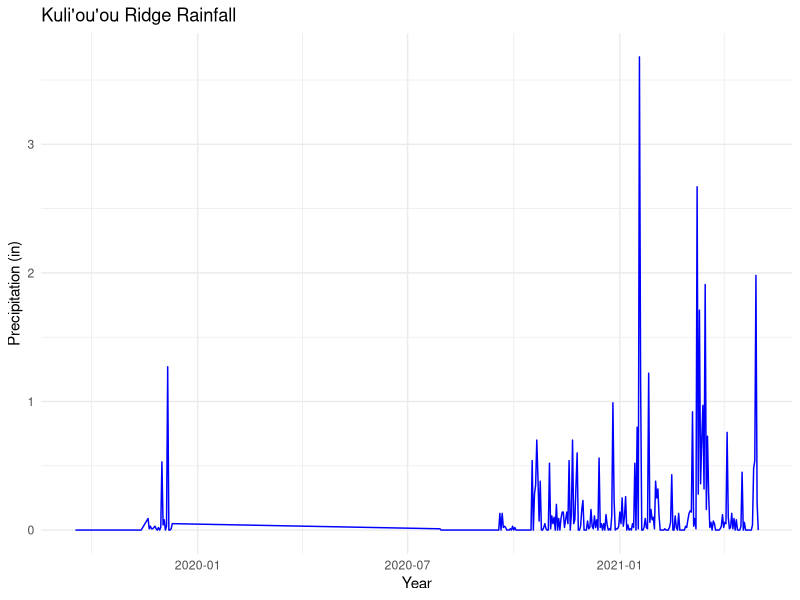
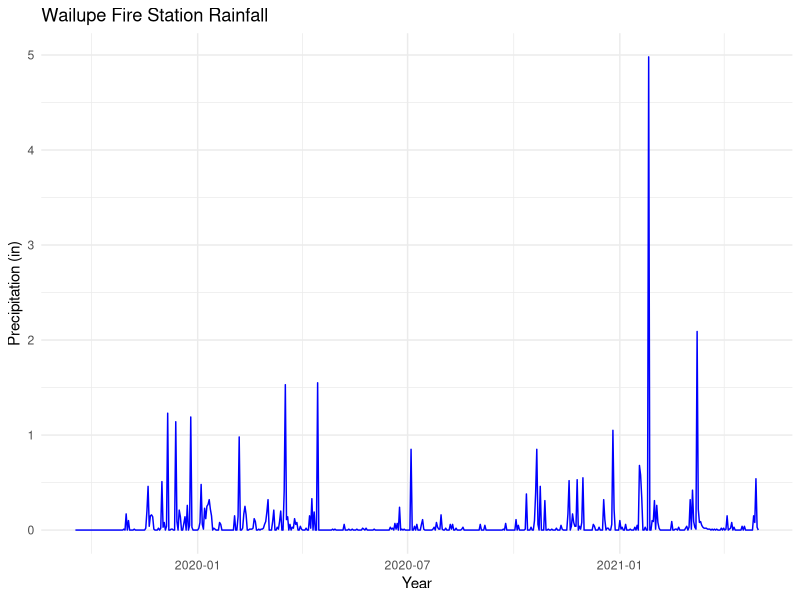
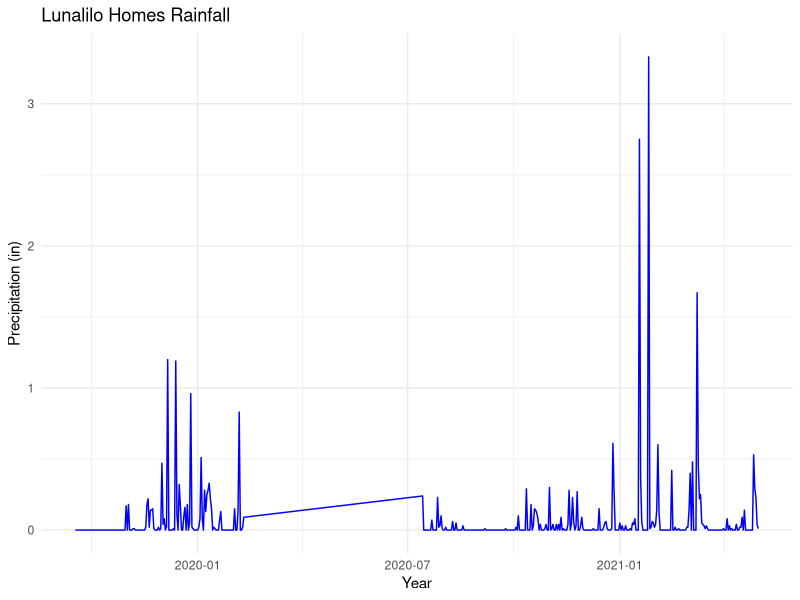
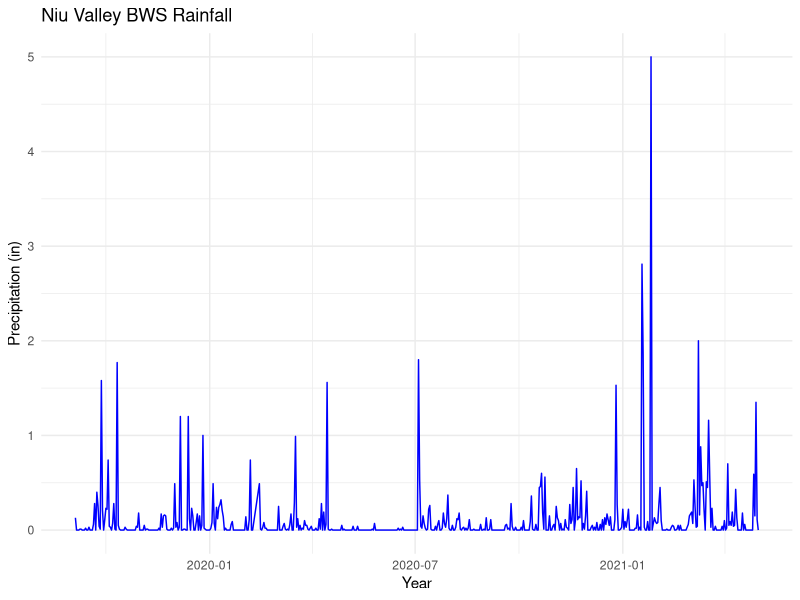
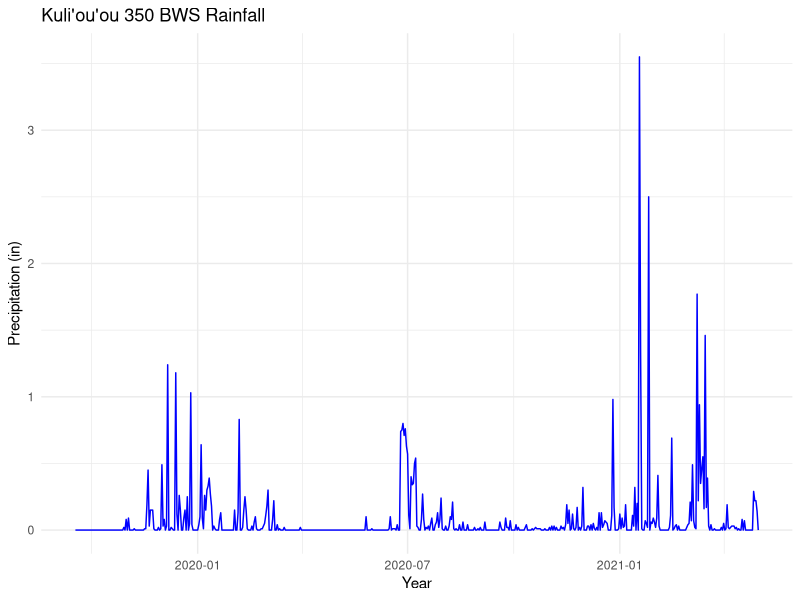
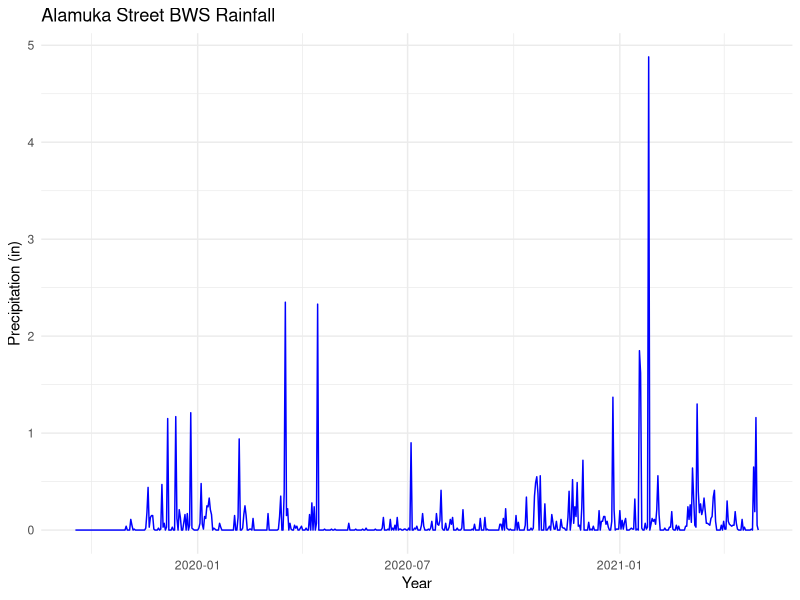
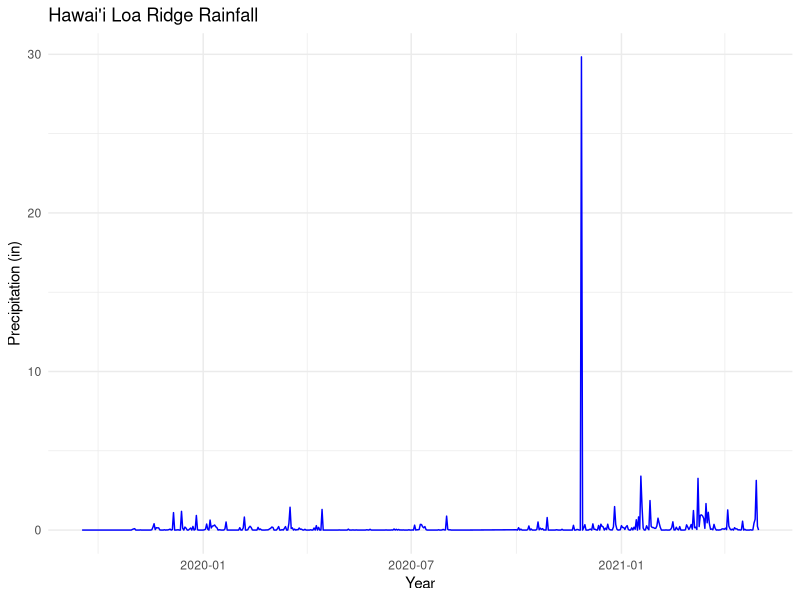
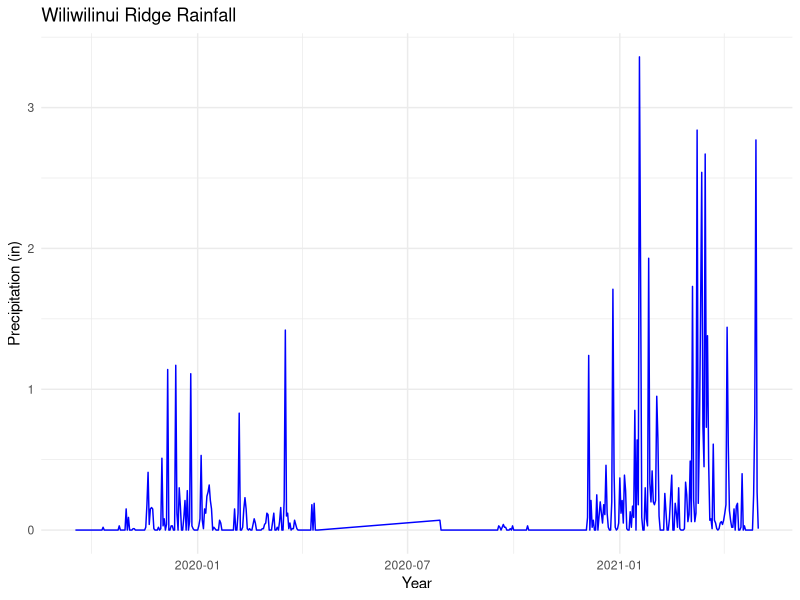

Reproduce these figures in R, in order. (Note: this script raises an error after producing the figures.)
## ---- chunk 1
knitr::opts_chunk$set(echo = TRUE)
library(lubridate)
library(tidyverse)
library(ggpubr)
## ---- chunk 2
kuli_rain = read.csv("KuliRain_20210512.csv") %>% select(-X)

kuli_rain$date <- as_datetime(kuli_rain$date)

kuli_rain_tidy <- kuli_rain %>% mutate(yr = year(date), 
                                       month = month(date), 
                                       day = day(date), 
                                       hour = hour(date))

kuli_rain_daily <- kuli_rain_tidy %>% 
  group_by(yr, month,day) %>% 
  summarise(
    daily_pcp = sum(rain)
  ) %>% 
    mutate(date = make_date(yr, month, day)) %>% 
  mutate(daily_pcp = daily_pcp/25.4)

kuli_plot_pcp <- ggplot(kuli_rain_daily, aes(date, daily_pcp)) +
  geom_line(color = "blue") + 
  labs(x= "Year", y="Precipitation (in)", title = "Kuli'ou'ou Ridge Rainfall") + 
  theme_minimal() 

kuli_plot_pcp
## ---- chunk 3
wailupe_rain = read.csv("WailupeRain_20210512.csv")

wailupe_rain$date <- as_datetime(wailupe_rain$date)

wailupe_rain_tidy <- wailupe_rain %>% mutate(year = year(date), 
                                       month = month(date), 
                                       day = day(date), 
                                       hour = hour(date))

wailupe_rain_daily <- wailupe_rain_tidy %>% 
  group_by(year, month,day) %>% 
  summarise(
    daily_pcp = sum(rain)
  ) %>% 
    mutate(date = make_date(year, month, day)) %>% 
  mutate(daily_pcp = daily_pcp/25.4)

wailupe_plot_pcp <- ggplot(wailupe_rain_daily, aes(date, daily_pcp)) +
  geom_line(color = "blue") +
  labs(x= "Year", y="Precipitation (in)", title = "Wailupe Fire Station Rainfall") + 
  theme_minimal()

wailupe_plot_pcp
## ---- chunk 4
lunalilo_rain = read.csv("LunaliloRain_20210512.csv")

lunalilo_rain$date <- as_datetime(lunalilo_rain$date)

lunalilo_rain_tidy <- lunalilo_rain %>% mutate(year = year(date), 
                                       month = month(date), 
                                       day = day(date), 
                                       hour = hour(date))

lunalilo_rain_daily <- lunalilo_rain_tidy %>% 
  group_by(year, month,day) %>% 
  summarise(
    daily_pcp = sum(rain)
  ) %>% 
    mutate(date = make_date(year, month, day)) %>% 
  mutate(daily_pcp = daily_pcp/25.4)

lunalilo_plot_pcp <- ggplot(lunalilo_rain_daily, aes(date, daily_pcp)) +
  geom_line(color = "blue") +
  labs(x= "Year", y="Precipitation (in)", title = "Lunalilo Homes Rainfall") + 
  theme_minimal() 

lunalilo_plot_pcp
## ---- chunk 5
niuvalley_rain = read.csv("NiuValleyRain_20210512.csv")

niuvalley_rain$date <- as_datetime(niuvalley_rain$date)

niuvalley_rain_tidy <- niuvalley_rain %>% mutate(year = year(date), 
                                       month = month(date), 
                                       day = day(date), 
                                       hour = hour(date))

niuvalley_rain_daily <- niuvalley_rain_tidy %>% 
  group_by(year, month,day) %>% 
  summarise(
    daily_pcp = sum(rain)
  ) %>% 
    mutate(date = make_date(year, month, day)) %>% 
  mutate(daily_pcp = daily_pcp/25.4)

niuvalley_plot_pcp <- ggplot(niuvalley_rain_daily, aes(date, daily_pcp)) +
  geom_line(color = "blue") +
  labs(x= "Year", y="Precipitation (in)", title = "Niu Valley BWS Rainfall") + 
  theme_minimal() 

niuvalley_plot_pcp
## ---- chunk 6
kuli350_rain = read.csv("Kuli350Rain_20210512.csv")

kuli350_rain$date <- as_datetime(kuli350_rain$date)

kuli350_rain_tidy <- kuli350_rain %>% mutate(year = year(date), 
                                       month = month(date), 
                                       day = day(date), 
                                       hour = hour(date))

kuli350_rain_daily <- kuli350_rain_tidy %>% 
  group_by(year, month,day) %>% 
  summarise(
    daily_pcp = sum(rain)
  ) %>% 
    mutate(date = make_date(year, month, day)) %>% 
  mutate(daily_pcp = daily_pcp/25.4)

kuli350_plot_pcp <- ggplot(kuli350_rain_daily, aes(date, daily_pcp)) +
  geom_line(color = "blue") +
  labs(x= "Year", y="Precipitation (in)", title = "Kuli'ou'ou 350 BWS Rainfall") + 
  theme_minimal() 

kuli350_plot_pcp
## ---- chunk 7
alamuka_rain = read.csv("AlamukaRain_20210512.csv")

alamuka_rain$date <- as_datetime(alamuka_rain$date)

alamuka_rain_tidy <- alamuka_rain %>% mutate(year = year(date), 
                                       month = month(date), 
                                       day = day(date), 
                                       hour = hour(date))

alamuka_rain_daily <- alamuka_rain_tidy %>% 
  group_by(year, month,day) %>% 
  summarise(
    daily_pcp = sum(rain)
  ) %>% 
    mutate(date = make_date(year, month, day)) %>% 
  mutate(daily_pcp = daily_pcp/25.4)

alamuka_plot_pcp <- ggplot(alamuka_rain_daily, aes(date, daily_pcp)) +
  geom_line(color = "blue") +
  labs(x= "Year", y="Precipitation (in)", title = "Alamuka Street BWS Rainfall") + 
  theme_minimal() 

alamuka_plot_pcp
## ---- chunk 8
hawaiiloa_rain = read.csv("HawaiiLoaRain_20210512.csv")

hawaiiloa_rain$date <- as_datetime(hawaiiloa_rain$date)

hawaiiloa_rain_tidy <- hawaiiloa_rain %>% mutate(year = year(date), 
                                       month = month(date), 
                                       day = day(date), 
                                       hour = hour(date))

hawaiiloa_rain_daily <- hawaiiloa_rain_tidy %>% 
  group_by(year, month,day) %>% 
  summarise(
    daily_pcp = sum(rain)
  ) %>% 
    mutate(date = make_date(year, month, day)) %>% 
  mutate(daily_pcp = daily_pcp/25.4)

hawaiiloa_plot_pcp <- ggplot(hawaiiloa_rain_daily, aes(date, daily_pcp)) +
  geom_line(color = "blue") +
  labs(x= "Year", y="Precipitation (in)", title = "Hawai'i Loa Ridge Rainfall") + 
  theme_minimal() 

hawaiiloa_plot_pcp
## ---- chunk 9
wili_rain = read.csv("WiliRain_20210512.csv")

wili_rain$date <- as_datetime(wili_rain$date)

wili_rain_tidy <- wili_rain %>% mutate(year = year(date), 
                                       month = month(date), 
                                       day = day(date), 
                                       hour = hour(date))

wili_rain_daily <- wili_rain_tidy %>% 
  group_by(year, month,day) %>% 
  summarise(
    daily_pcp = sum(rain)
  ) %>% 
    mutate(date = make_date(year, month, day)) %>% 
  mutate(daily_pcp = daily_pcp/25.4)

wili_plot_pcp <- ggplot(wili_rain_daily, aes(date, daily_pcp)) +
  geom_line(color = "blue") +
  labs(x= "Year", y="Precipitation (in)", title = "Wiliwilinui Ridge Rainfall") + 
  theme_minimal() 

wili_plot_pcp
## ---- chunk 10
# ggarange
all_plots = ggarrange(wailupe_plot_pcp, kuli_plot_pcp, kuli350_plot_pcp, lunalilo_plot_pcp, niuvalley_plot_pcp, alamuka_plot_pcp, hawaiiloa_plot_pcp, wili_plot_pcp,  ncol = 2, nrow = 4, labels = "AUTO")


ggsave("all_pcp_plots.pdf", width = 12, height = 8)

## ---- chunk 11
## Kuli'ou'ou Ridge Rainfall
kuli_rain_monthly_sum <- kuli_rain_daily %>% 
  group_by(yr,month) %>% 
  summarise(
    monthly_pcp = sum(daily_pcp)
  ) 

## Kuli‘ou‘ou 350 BWS Rainfall
kuli_350_rain_monthly_sum <- kuli350_rain_daily %>% 
  group_by(year,month) %>% 
  summarise(
    monthly_pcp = sum(daily_pcp)
  )

## Wailupe Fire Station Rainfall
wailupe_rain_monthly_sum <- wailupe_rain_daily %>% 
  group_by(year,month) %>% 
  summarise(
    monthly_pcp = sum(daily_pcp)
  )

kuli_rain_monthly_sum <- as.integer(kuli_rain_monthly_sum$yr)
  

ggplot() +
  geom_line(data = kuli_rain_monthly_sum, aes(x=month, y=monthly_pcp, group=yr, color = as.factor(yr)), size = 1) +
  geom_line(data = kuli_350_rain_monthly_sum, aes(x=month, y=monthly_pcp, group=year, color = as.factor(year)), linetype = "dashed", size =1) +
  geom_line(data = wailupe_rain_monthly_sum, aes(x=month, y=monthly_pcp, group=year, color = as.factor(year)), linetype = "dotted", size = 1) +
  scale_color_discrete(name = "Year") +
  theme_minimal() + 
    scale_y_continuous(breaks=seq(0,13,1)) +
  scale_x_continuous(breaks=seq(1, 12, 1)) +
  labs( y = "Precipitation (in)", x= "Month") +
  theme(
        panel.grid.major.x = element_blank())
  ggtitle("Sum of Monthly Precipiation: Rainfall Atlas, Oahu, 2000-2012")
## ---- chunk 12
kuli_investigate_1 <- kuli_rain_daily %>%
  filter(daily_pcp > "4.12",
         daily_pcp < "5.57") ## none 

kuli350_investigate_1 <- kuli350_rain_daily %>% 
 filter(daily_pcp > "4.12",
         daily_pcp < "5.57")

wailipe_investigate_1 <- wailupe_rain_daily %>%  
  filter(daily_pcp > "4.12",
         daily_pcp < "5.57")  #2021-01-26
## we only have one potential storm event in Jan 26, 2021 for Wailipe Fire Station
## ---- chunk 13

